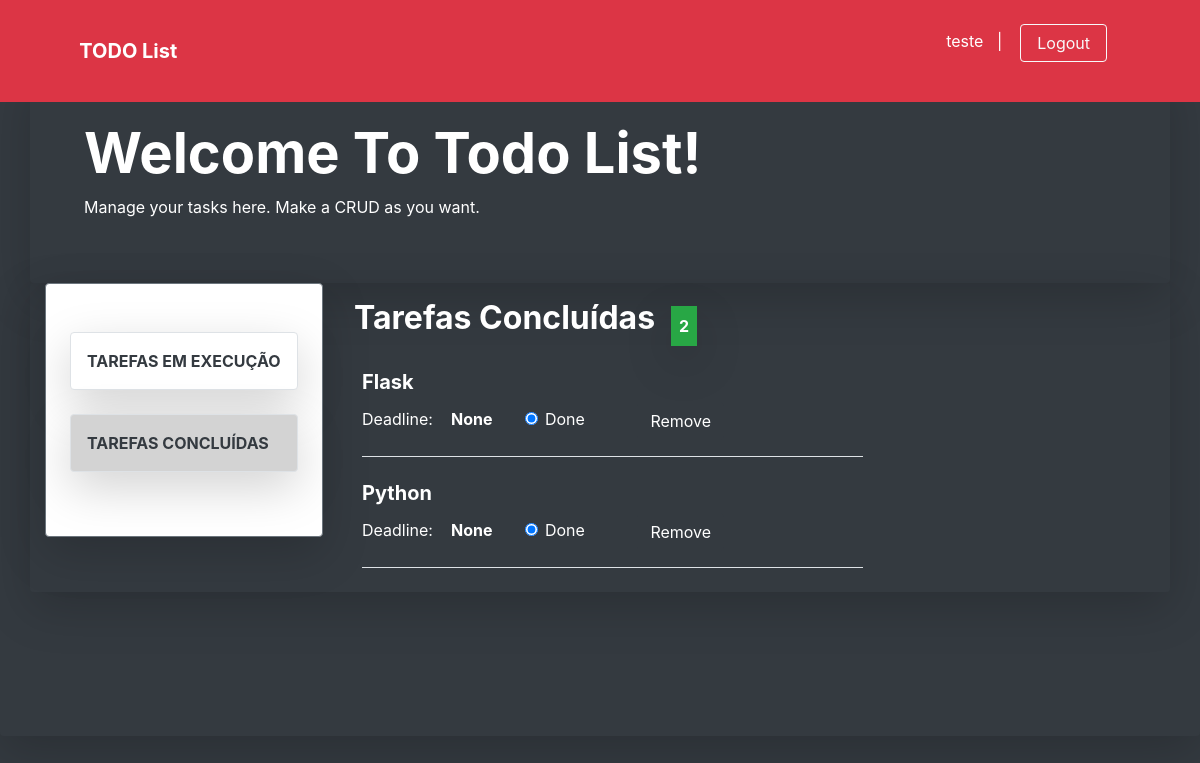
/task_done (signed in), run on the app's committed database.
### app/models/tables.py (models this page shows, shortened)
class User(db.Model):
    __tablename__ = 'users'
    id = db.Column(db.Integer, primary_key=True)
    username = db.Column(db.String(50),
        unique=True,
        nullable=False
    )
    password = db.Column(db.String)
    name = db.Column(db.String)
    email = db.Column(db.String, unique=True)
    @property
    def is_authenticated(self):
        return True

class Task(db.Model):
    __tablename__ = 'tasks'
    id = db.Column(db.Integer, primary_key=True)
    task_name = db.Column(db.String, unique=True)
    description = db.Column(db.Text)
    start_date = db.Column(
        db.String,
        server_default=db.func.now(),
        nullable=False
    )
    done_status = db.Column(db.Boolean, default=False)
    deadline = db.Column(db.String, nullable=True)
    user_id = db.Column(db.Integer, db.ForeignKey('users.id'))
    task_owner = db.relationship('User', foreign_keys=user_id)

### app/controllers/default.py (the view, shortened to what this page needs)
@app.route('/task_done', methods=['GET', 'POST'])
@login_required
def task_done():
    task_form = TaskForm()
    tasks = Task.query.filter_by(user_id=current_user.id)
    task_done_amount = 0
    for t in tasks:
        if t.done_status == True:
            task_done_amount += 1
    return render_template(
        'task_done.html',
        tasks=tasks,
        task_form=task_form,
        amount=task_done_amount
    )

### app/models/forms.py
class TaskForm(FlaskForm):
    taskname = StringField(
        'taskname',
        validators=[DataRequired()]
    )
    description = TextField(
        'description',
        validators=[DataRequired()]
    )
    deadline = StringField(
        'deadline'
    )

### app/controllers/default.py (called while the page is built)
@login_manager.user_loader
def load_user(id):
    return User.query.filter_by(id=id).first()

### app/templates/task_done.html (shortened to what this page needs)
{% extends 'base-dashboard.html' %}
{% block content %}
<main role="main" class="shadow-lg bg-dark rounded">
    <div class="shadow-lg container bg-dark text-white py-5 rounded">
        <div class="container ml-4">
           <h1 class="display-4 font-weight-bolder text-capitalize">Welcome to todo list!</h1>
           <p>Manage your tasks here. Make a CRUD as you want.</p>
        </div>
    </div>
    <div class="shadow-lg container w-100 row mx-auto rounded">
        <div class="shadow-lg w-25 row border border-secondary py-5 mb-auto ml-0 bg-white rounded">
            <div class="list-group rounded mx-auto my-auto">
                <a class="shadow-lg border list-group-item list-group-item-action text-dark font-weight-bolder text-uppercase p-3 mb-4 rounded" href="{{ url_for('task_doing') }}">tarefas em execução</a>
                <a id="active_done" class="shadow-lg border list-group-item list-group-item-action text-dark font-weight-bolder text-uppercase p-3 mb-3 rounded" href="{{ url_for('task_done') }}">tarefas concluídas</a>
            </div>
        </div>
        <div class="w-75 mx-auto">
            <div id="all-task" class=" row col col-sm-8 col-md-8 col-lg-8 col-xl-8 text-white text-capitalize ml-2">
                <h2 class="display-7 text-white text-capitalize font-weight-bolder mb-3 p-3">Tarefas concluídas</h2><p class="my-auto p-2 btn-success shadow-lg text-white font-weight-bolder">{{amount}}</p>
                {% for t in tasks[::-1] %}
                    {% if t.done_status == True %}
                        <div class="ml-4 text-white text-capitalize w-100 border-bottom mb-4">
                            <a  title="Click to update this task" class="text-decoration-none text-white" href="{{ url_for('task_pre_update', task_id=t.id) }}">
                                <h5><strong>{{ t.task_name }}</strong></h5>
                            </a>
                            <p class="d-inline">Deadline: &nbsp;&nbsp; <strong>None</strong>
                              <form class="d-inline ml-5" method="POST" action="{{ url_for('task_done') }}">
                                  <label class="form-check-label">
                                     <input type="radio" class="form-check-input" name="inputRadio" checked>Done
                                  </label>
                              </form>
                              <form method="POST" action="{{ url_for('task_delete') }}" class="d-inline ml-5" >
                                <button type="submit" class="btn btn-dark">Remove</button>
                              </form>
                            </p>
                        </div>
                    {% endif %}
                {% endfor %}
            </div>
        </div>
        <br><br><br>
    </div>
    <br><br><br>
    <br><br><br>
</main>
{% endblock %}

### app/templates/base-dashboard.html (shortened to what this page needs)
<!doctype html>
<html lang="pt-br">
<head>
    <link
        href="{{ url_for('static', filename='css/bootstrap.min.css') }}"
        rel="stylesheet"
>
    <link href="{{ url_for('static', filename='css/mystyle.css') }}"
        rel="stylesheet" >
</head>
<body class="my-0 mx-auto py-0 bg-dark">
    <nav class="navbar navbar-expand-md fixed-top bg-danger ">
      <div class="container mx-auto py-3">
        <a class="navbar-brand w-75 mx-auto text-decoration-none text-white font-weight-bolder " href="#">TODO List</a>
          {% if current_user.is_authenticated %}
            <p class="text-white">{{ current_user.username }} &nbsp;&nbsp;| &nbsp;&nbsp;
              <button class="btn btn-outline-light px-3 mr-5 my-2 my-sm-0" onclick="go2logout()">
                Logout
              </button>
            </p>
          {% endif %}
      </div>
    </nav><br><br><br>
    {% block content %}
    {% endblock %}
    <br><br><br>
    <br><br><br>
</body>
</html>

### app/static/css/mystyle.css (style rules this page uses)
a#active_done { background-color: LightGray; color: #ffffff; }

### data on the page
User: username "teste"
Task: task_name "Flask"
Task: task_name "Python"

### other printed values
{{ amount }} "2"
